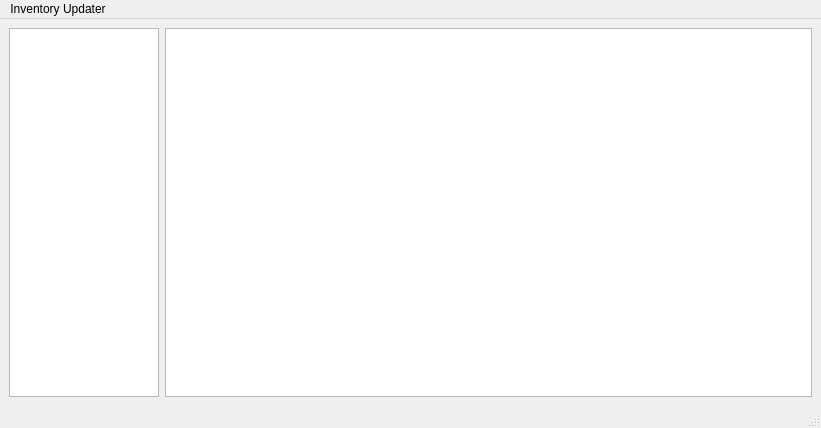
<?xml version="1.0" encoding="UTF-8"?>
<ui version="4.0">
 <class>MainWindow</class>
 <widget class="QMainWindow" name="MainWindow">
  <property name="geometry">
   <rect>
    <x>0</x>
    <y>0</y>
    <width>821</width>
    <height>428</height>
   </rect>
  </property>
  <property name="windowTitle">
   <string>MainWindow</string>
  </property>
  <widget class="QWidget" name="centralwidget">
   <layout class="QGridLayout" name="gridLayout">
    <item row="0" column="1">
     <widget class="QListView" name="listView"/>
    </item>
    <item row="0" column="0">
     <widget class="QColumnView" name="cardColumn">
      <property name="maximumSize">
       <size>
        <width>150</width>
        <height>16777215</height>
       </size>
      </property>
     </widget>
    </item>
   </layout>
  </widget>
  <widget class="QMenuBar" name="menubar">
   <property name="geometry">
    <rect>
     <x>0</x>
     <y>0</y>
     <width>821</width>
     <height>21</height>
    </rect>
   </property>
   <widget class="QMenu" name="menuInventory_Updator">
    <property name="title">
     <string>Inventory Updater</string>
    </property>
   </widget>
   <addaction name="menuInventory_Updator"/>
  </widget>
  <widget class="QStatusBar" name="statusbar"/>
 </widget>
 <resources/>
 <connections/>
</ui>
